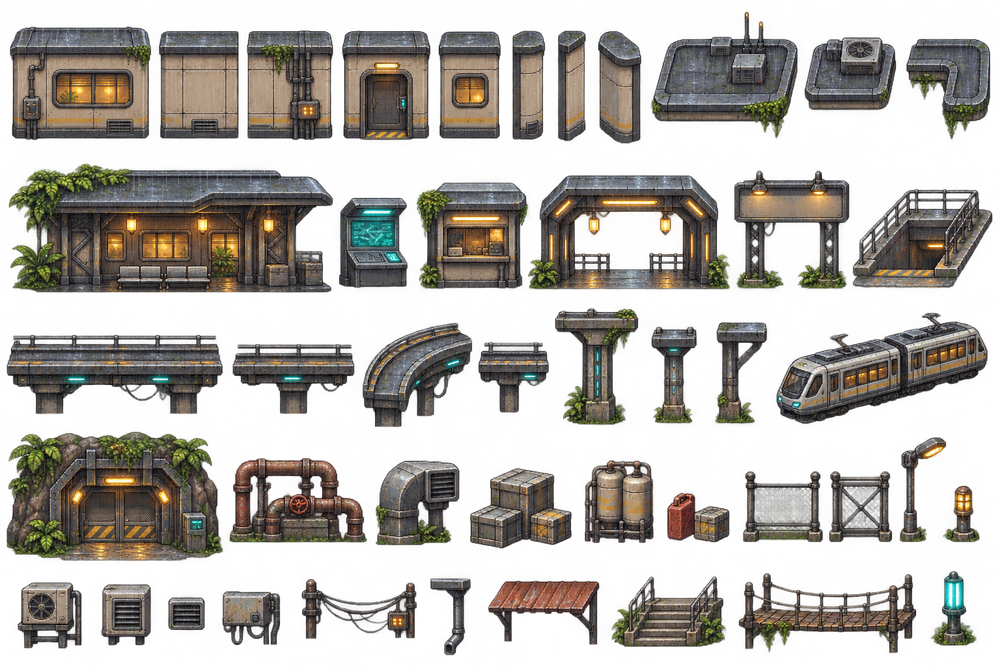
#> input picture art/source/anjabi_v0.1/atlas_exterior_industrial.png, 1000 x 667 px, shrunk from 1536 x 1024 before the run
$ python components.py ../../art/source/anjabi_v0.1/atlas_exterior_industrial.png ../../art/source/anjabi_v0.1/atlas_interior_props.png 5
#> lines starting #> are read from the running program, lines starting #| are printed output that depends on the picture; after the words box and inside, x2 and y2 are one past the last pixel; in counts of white or black regions, pixels touching at a corner belong together
"""Find sprites in an atlas by alpha connected components; print boxes and write a labelled sheet."""
import sys
from PIL import Image, ImageDraw
import numpy as np

def components(mask):
    h, w = mask.shape
    lab = np.zeros((h, w), np.int32)
    boxes = []
    n = 0
    for y0 in range(h):
        row = np.nonzero(mask[y0] & (lab[y0] == 0))[0]
        for x0 in row:
            if lab[y0, x0]:
                continue
            n += 1
            stack = [(y0, x0)]
            lab[y0, x0] = n
            x1 = x2 = x0; y1 = y2 = y0; cnt = 0
            while stack:
                y, x = stack.pop()
                cnt += 1
                if x < x1: x1 = x
                if x > x2: x2 = x
                if y < y1: y1 = y
                if y > y2: y2 = y
                for dy in (-1, 0, 1):
                    for dx in (-1, 0, 1):
                        yy, xx = y + dy, x + dx
                        if 0 <= yy < h and 0 <= xx < w and mask[yy, xx] and not lab[yy, xx]:
                            lab[yy, xx] = n
                            stack.append((yy, xx))
            boxes.append([x1, y1, x2 + 1, y2 + 1, cnt])
    return boxes

def label(mask):
    """Label map of the 8-connected blobs in mask, and {id: (centre x, centre y, pixels)}."""
    h, w = mask.shape
    lab = np.zeros((h, w), np.int32)
    cents = {}
    n = 0
    for y0 in range(h):
        for x0 in np.nonzero(mask[y0] & (lab[y0] == 0))[0]:
            if lab[y0, x0]:
                continue
            n += 1
            stack = [(y0, int(x0))]
            lab[y0, x0] = n
            sx = sy = cnt = 0
            while stack:
                y, x = stack.pop()
                sx += x; sy += y; cnt += 1
                for dy in (-1, 0, 1):
                    for dx in (-1, 0, 1):
                        yy, xx = y + dy, x + dx
                        if 0 <= yy < h and 0 <= xx < w and mask[yy, xx] and not lab[yy, xx]:
                            lab[yy, xx] = n
                            stack.append((yy, xx))
            cents[n] = (sx / cnt, sy / cnt, cnt)
    return lab, cents


def merge(boxes, gap):
    boxes = [b[:] for b in boxes]
    changed = True
    while changed:
        changed = False
        for i in range(len(boxes)):
            for j in range(i + 1, len(boxes)):
                a, b = boxes[i], boxes[j]
                if a[0] - gap < b[2] and b[0] - gap < a[2] and a[1] - gap < b[3] and b[1] - gap < a[3]:
                    boxes[i] = [min(a[0], b[0]), min(a[1], b[1]), max(a[2], b[2]), max(a[3], b[3]), a[4] + b[4]]
                    del boxes[j]
                    changed = True
                    break
            if changed:
                break
    return boxes

if __name__ == '__main__':
    src, out, gap = sys.argv[1], sys.argv[2], int(sys.argv[3])
    im = Image.open(src).convert('RGBA')
#> im is the input picture: PIL image 1000x667 RGBA; mean R, G, B, A 57.2, 52.5, 46.3, 113.7
    a = np.asarray(im)
    mask = a[..., 3] > 128
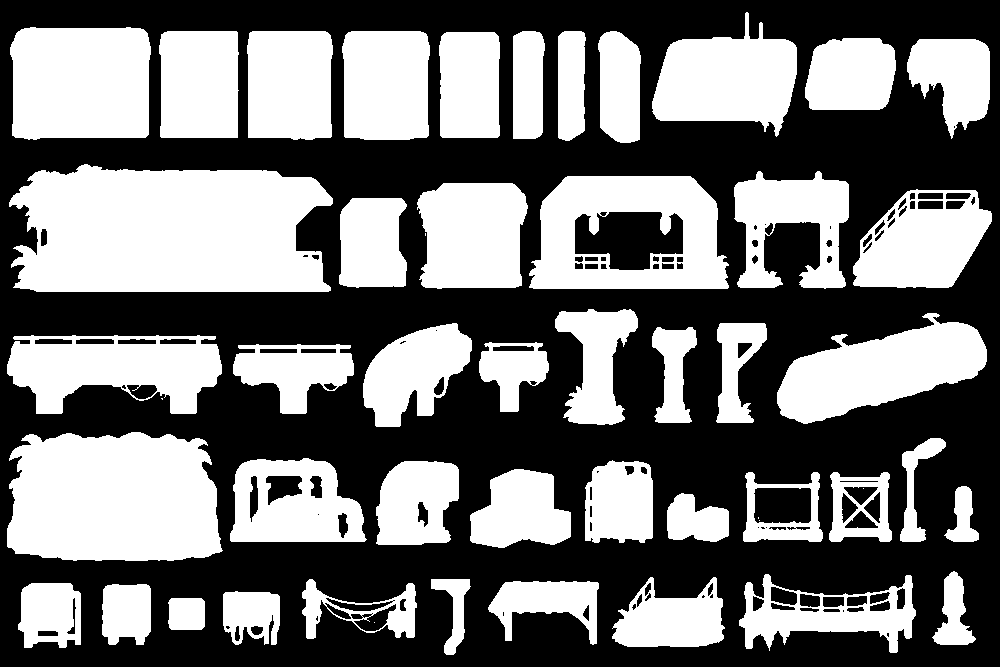
#> mask: shape (667, 1000) bool; 45.2% white; 51 white regions (6 under 20 px), largest, box (x1, y1, x2, y2) and area: (9, 164, 333, 292) 35081, (7, 432, 223, 561) 24465, (10, 27, 151, 140) 14986
    bx = [b for b in components(mask) if b[4] >= 40]
#> the loop in components, `for y0 in range(h):` made 667 passes
#> row on passes 13, 28: [746, 747], [30, 31, 32, 33, 34, 35, 126, 127, 128, 129, 130]
#> after the loop in components, `for y0 in range(h):`:
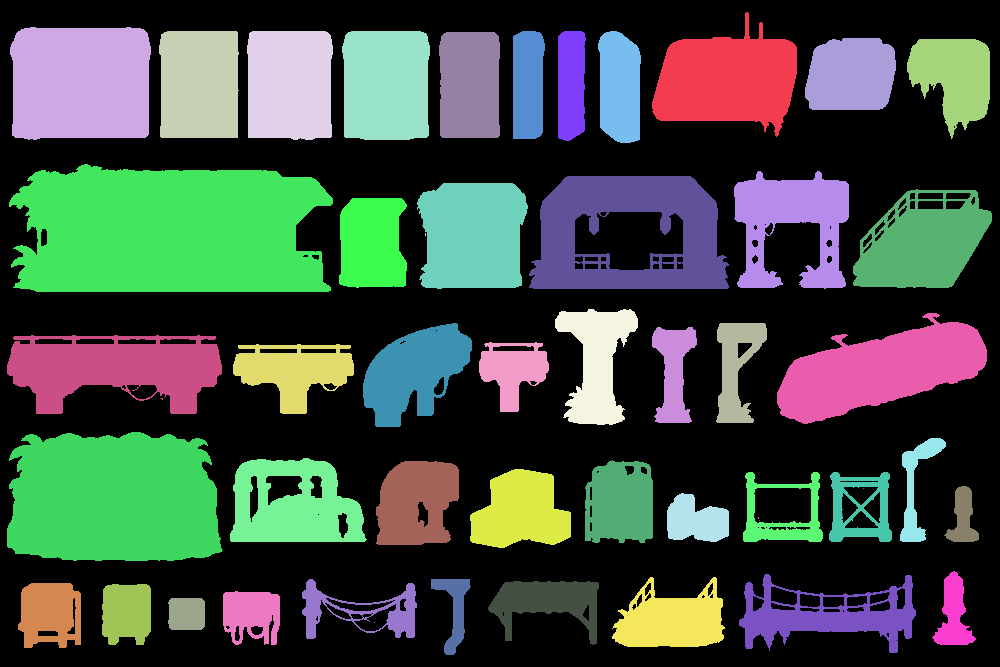
#> lab: shape (667, 1000) int32; 52 distinct labels, from 0 to 51; one colour per label, 0 black
#> after the loop in components, `for y0 in range(h):`: boxes = 51 items, first 6: [652, 12, 797, 137, 11289], [10, 27, 151, 140, 14986], [159, 31, 239, 138, 8267], [247, 31, 333, 140, 8946], [342, 31, 430, 140, 9114], [513, 31, 545, 139, 3207]; n = 51
#> bx = 45 items, first 6: [652, 12, 797, 137, 11289], [10, 27, 151, 140, 14986], [159, 31, 239, 138, 8267], [247, 31, 333, 140, 8946], [342, 31, 430, 140, 9114], [513, 31, 545, 139, 3207]
    bx = merge(bx, gap)
#> in merge, `boxes = [b[:] for b in boxes]`: boxes has the same summary as bx outside merge
#> after the loop in merge, `while changed:`: boxes = 42 items, first 6: [652, 12, 797, 137, 11289], [10, 27, 151, 140, 14986], [159, 31, 239, 138, 8267], [247, 31, 333, 140, 8946], [342, 31, 430, 140, 9114], [513, 31, 545, 139, 3207]
#> bx has the same summary as boxes in merge
    bx.sort(key=lambda b: (round((b[1] + b[3]) / 2 / 100), b[0]))
    bg = Image.new('RGBA', im.size, (60, 0, 60, 255))
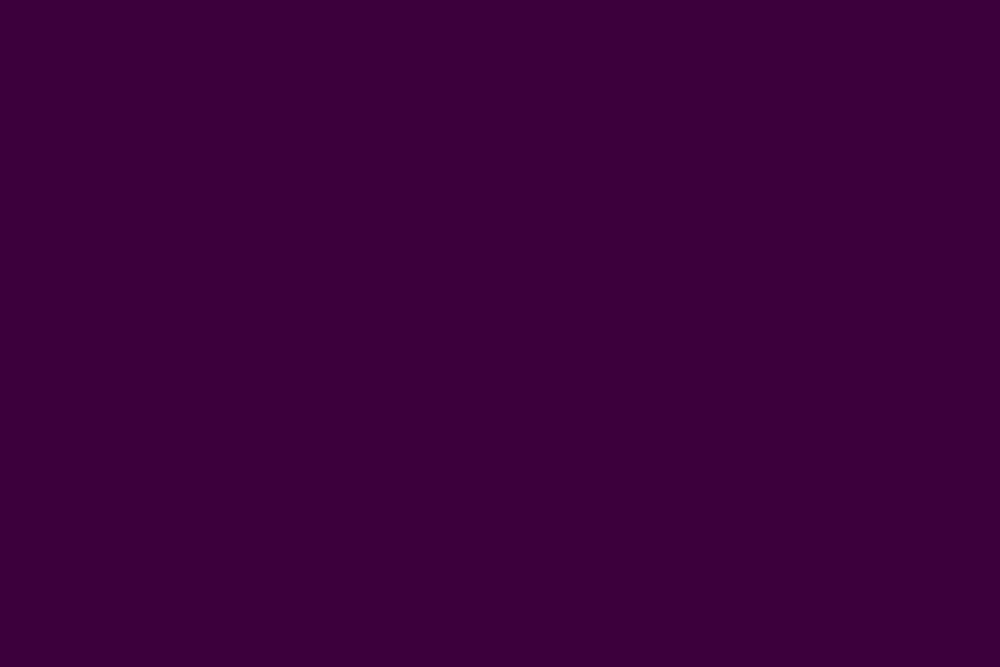
#> bg: PIL image 1000x667 RGBA; mean R, G, B, A 60, 0, 60, 255
    rgba = a.copy(); rgba[..., 3] = np.where(mask, 255, 0)
#> after `rgba[..., 3] = np.where(mask, 255, 0)`:
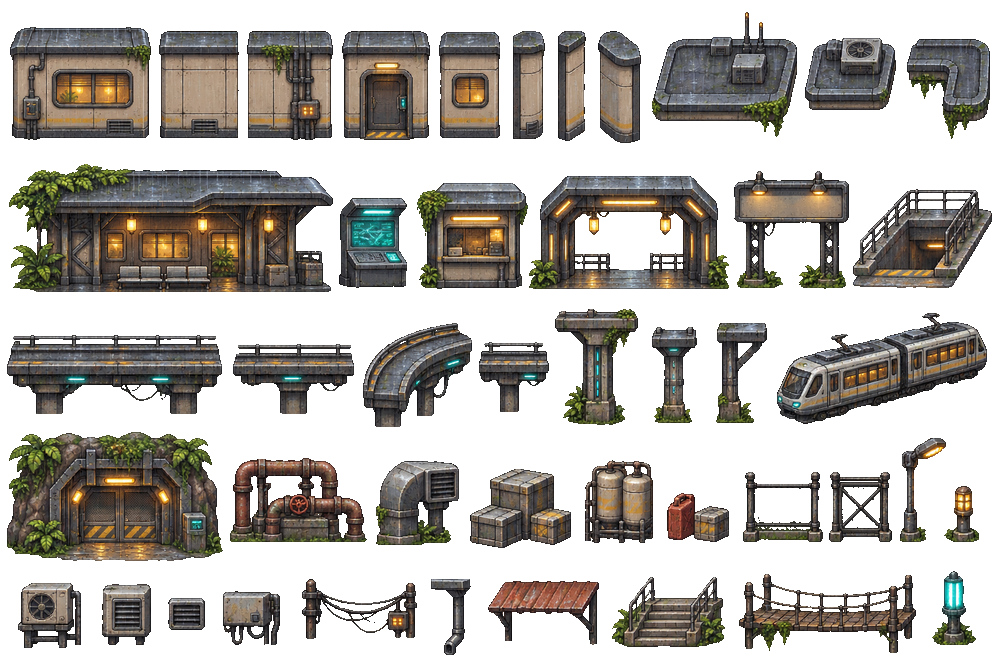
#> rgba: shape (667, 1000, 4); mean R, G, B, A 57.2, 52.5, 46.3, 115.1; transparent parts drawn white
    bg.alpha_composite(Image.fromarray(rgba))
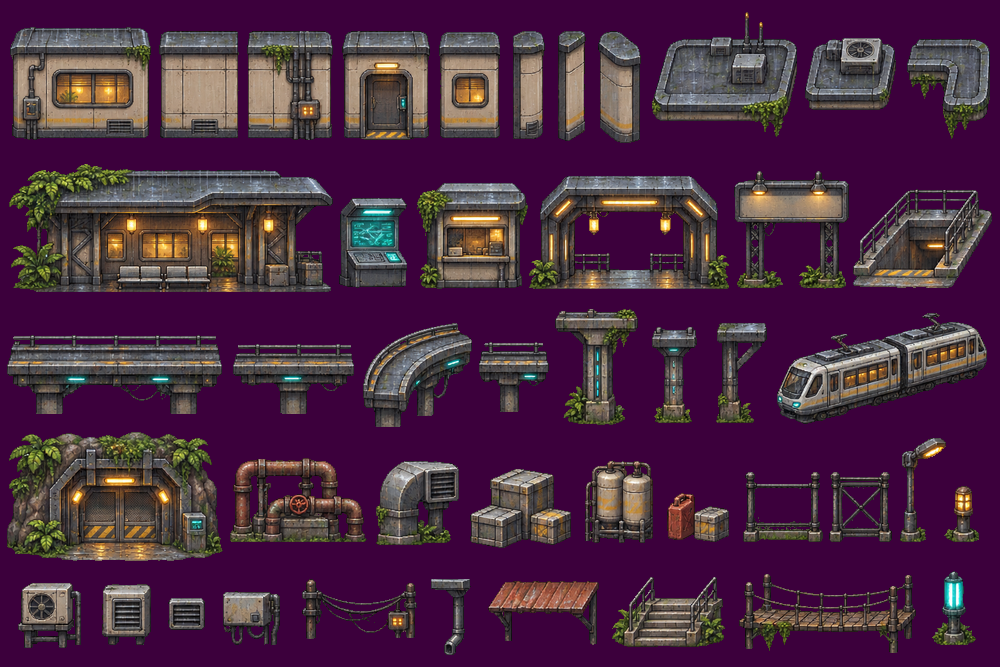
#> bg: PIL image 1000x667 RGBA; mean R, G, B, A 75.7, 39.3, 67.4, 255
    d = ImageDraw.Draw(bg)
    for i, b in enumerate(bx):
        d.rectangle(b[:4], outline=(255, 255, 0, 255))
        d.text((b[0] + 2, b[1] + 1), str(i), fill=(255, 255, 255, 255), stroke_width=2, stroke_fill=(0, 0, 0, 255))
        print(i, b[:4], 'w', b[2] - b[0], 'h', b[3] - b[1])
#> this loop made 42 passes
#> b on passes 1 to 12: [10, 27, 151, 140, 14986], [159, 31, 239, 138, 8267], [247, 31, 333, 140, 8946], [342, 31, 430, 140, 9114], [439, 32, 500, 138, 6245], [513, 31, 545, 139, 3207], [558, 31, 586, 141, 2831], [598, 31, 641, 143, 4138], [652, 12, 797, 137, 11289], [805, 38, 896, 110, 5769], [907, 39, 990, 139, 5442], [9, 164, 333, 292, 35081]
#| 0 [10, 27, 151, 140] w 141 h 113
#| 1 [159, 31, 239, 138] w 80 h 107
#| 2 [247, 31, 333, 140] w 86 h 109
#| 3 [342, 31, 430, 140] w 88 h 109
#| 4 [439, 32, 500, 138] w 61 h 106
#| 5 [513, 31, 545, 139] w 32 h 108
#| 6 [558, 31, 586, 141] w 28 h 110
#| 7 [598, 31, 641, 143] w 43 h 112
#> (further printed lines are left out)
    bg.convert('RGB').save(out)
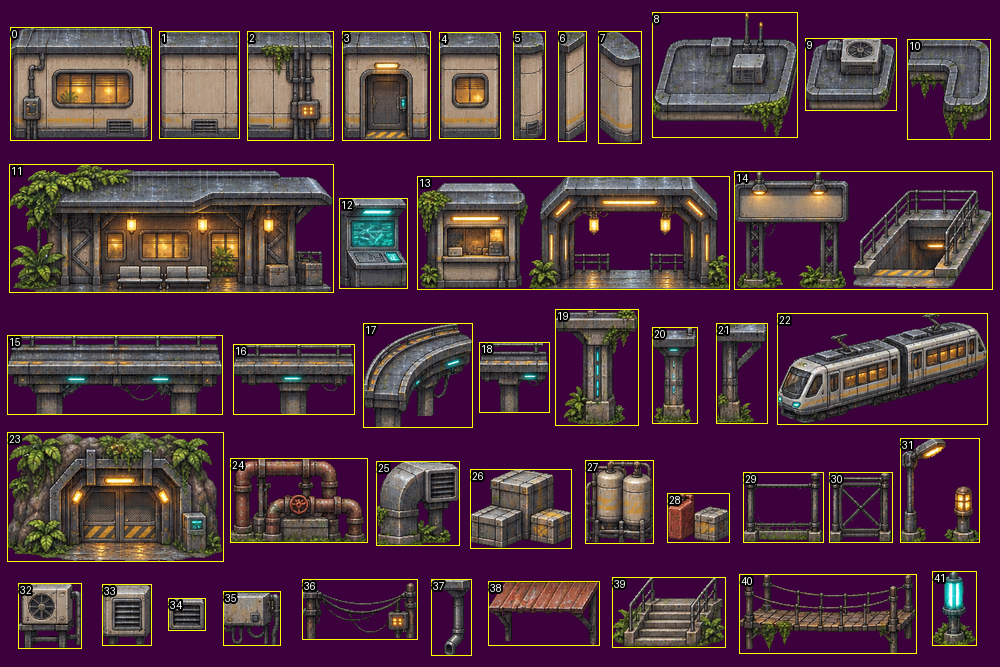
#> saved as atlas_interior_props.png: PIL image 1000x667 RGB; mean R, G, B 80.2, 45.4, 65.7

$ run again, on art/source/anjabi_v0.1/atlas_nature_terrain.png
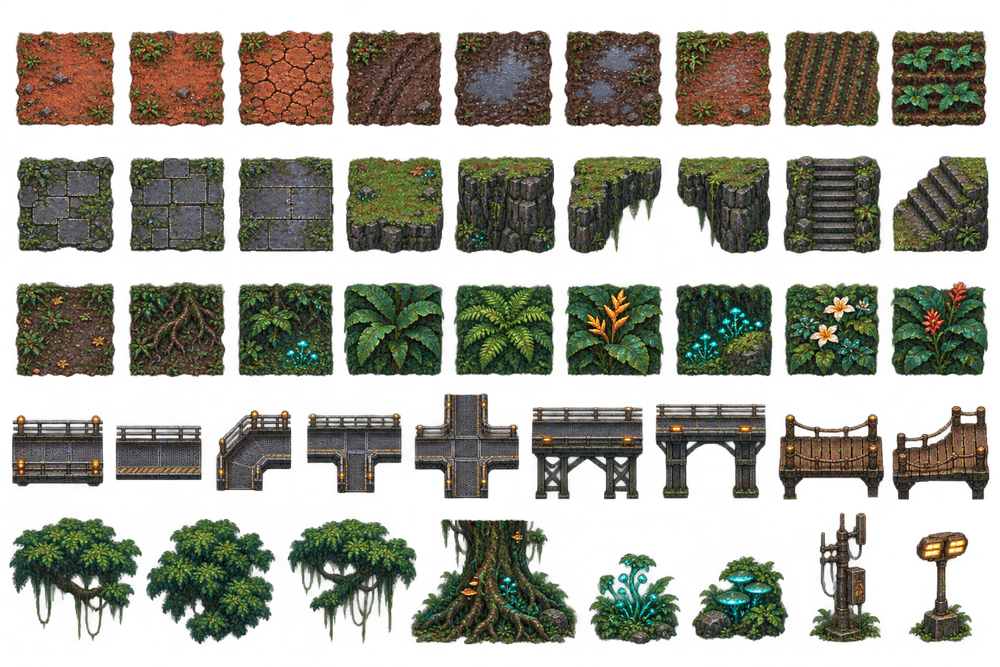
#> input picture art/source/anjabi_v0.1/atlas_nature_terrain.png, 1000 x 667 px, shrunk from 1536 x 1024 before the run
#> im is the input picture: PIL image 1000x667 RGBA; mean R, G, B, A 42.7, 43.4, 29.2, 125.2
#> mask: shape (667, 1000) bool; 50.1% white; 102 black regions (30 under 20 px), largest, box (x1, y1, x2, y2) and area: (0, 0, 1000, 667) 327303, (823, 563, 837, 595) 324, (87, 606, 99, 634) 261
#> the loop in components, `for y0 in range(h):` made 667 passes
#> row on pass 31: [699, 700, 701]
#> after the loop in components, `for y0 in range(h):`:
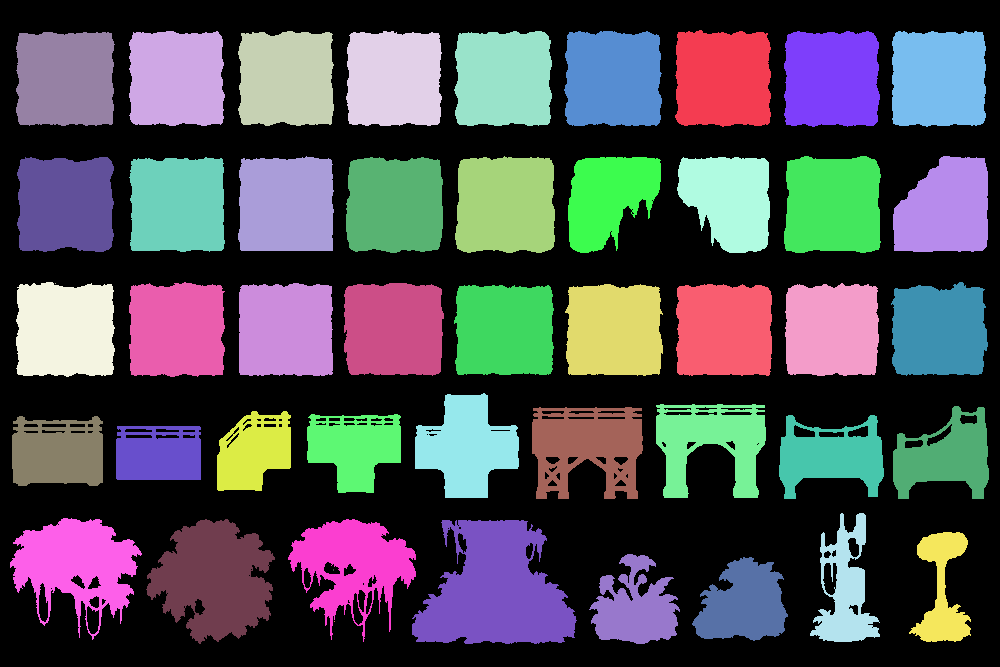
#> lab: shape (667, 1000) int32; 48 distinct labels, from 0 to 47; one colour per label, 0 black
#> after the loop in components, `for y0 in range(h):`: boxes = 47 items, first 6: [675, 30, 771, 127, 8584], [129, 31, 225, 126, 8483], [238, 31, 334, 126, 8425], [346, 31, 442, 126, 8489], [454, 31, 552, 126, 8628], [564, 31, 662, 126, 8657]; n = 47
#> `bx = [b for b in components(mask) if b[4] >= 40]`: bx = 44 items, first 6: [675, 30, 771, 127, 8584], [129, 31, 225, 126, 8483], [238, 31, 334, 126, 8425], [346, 31, 442, 126, 8489], [454, 31, 552, 126, 8628], [564, 31, 662, 126, 8657]
#> in merge, `boxes = [b[:] for b in boxes]`: boxes has the same summary as bx outside merge
#> after the loop in merge, `while changed:`: boxes = 42 items, first 6: [675, 30, 771, 127, 8584], [129, 31, 225, 126, 8483], [238, 31, 334, 126, 8425], [346, 31, 442, 126, 8489], [454, 31, 552, 126, 8628], [564, 31, 662, 126, 8657]
#> `bx = merge(bx, gap)`: bx has the same summary as boxes in merge
#> the loop `for i, b in enumerate(bx):` made 42 passes
#> (printed output is left out)
#> `bg.convert('RGB').save(out)`:
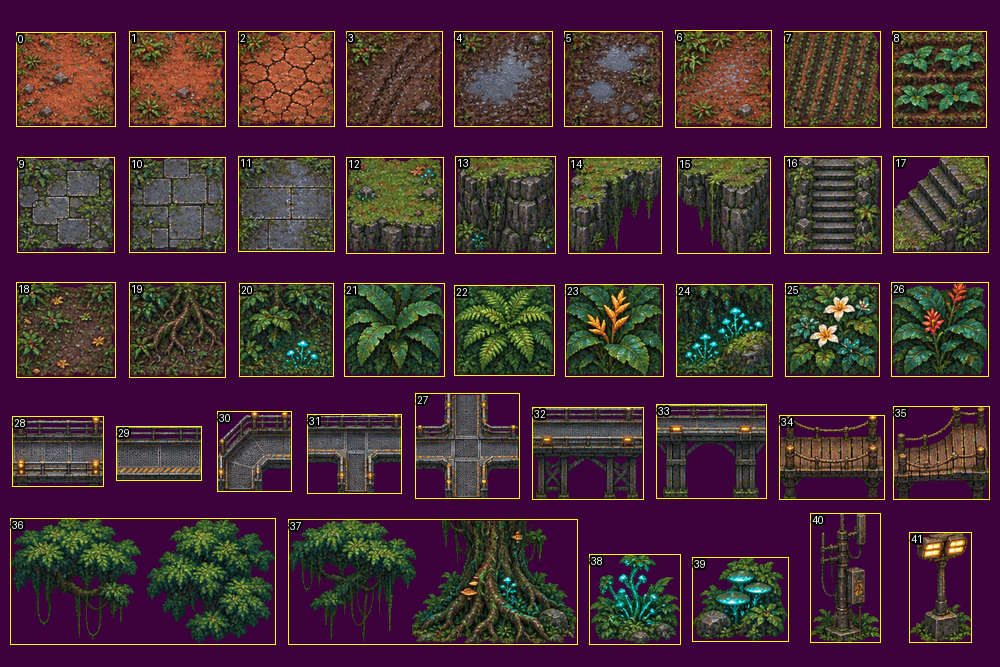
#> saved as atlas_nature_terrain.png: PIL image 1000x667 RGB; mean R, G, B 70.6, 41.9, 53.7
